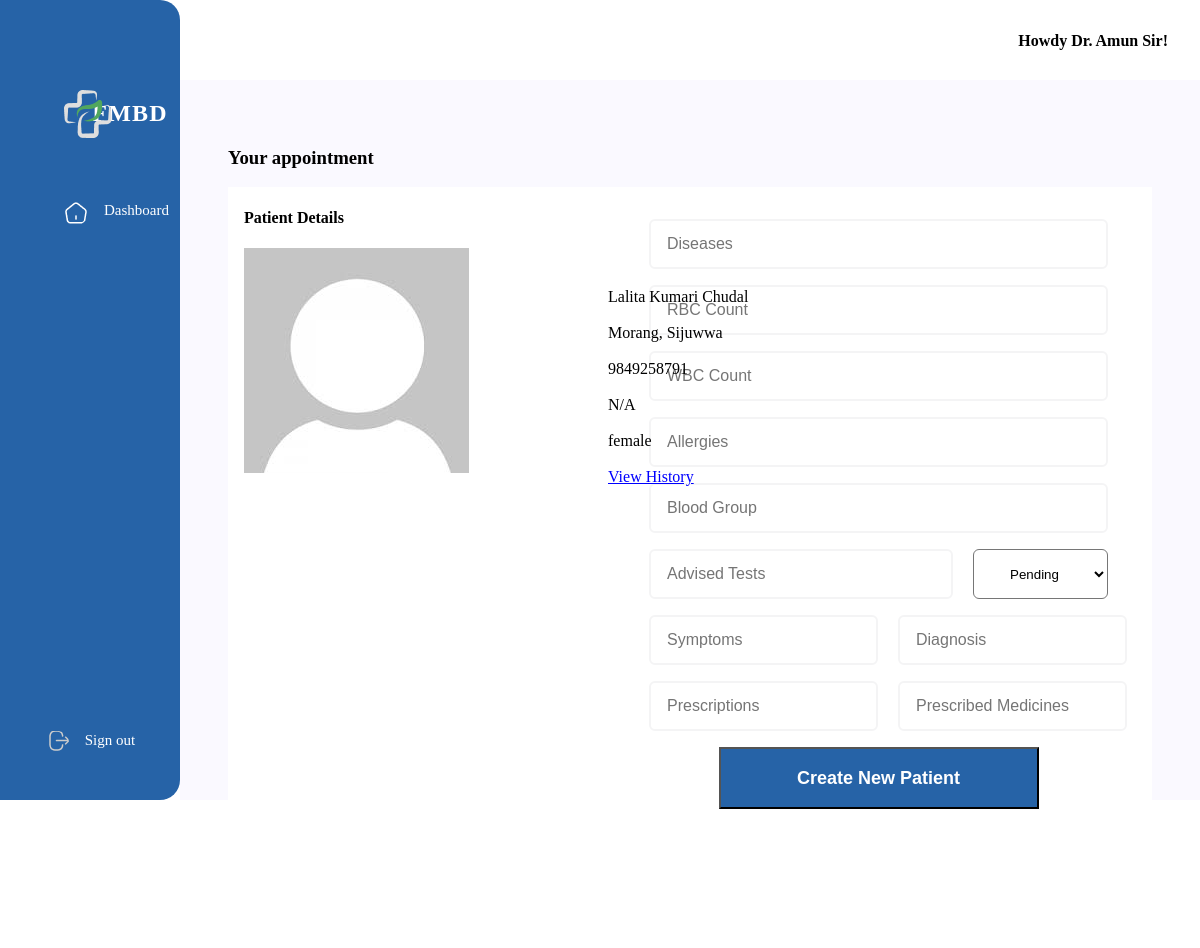
The app's page /users/doctor/index.php (signed in) with its own data.
### tables this page shows
CREATE TABLE `patient_details` (
  `id` bigint(20) UNSIGNED NOT NULL,
  `created_at` timestamp NOT NULL DEFAULT current_timestamp(),
  `updated_at` timestamp NOT NULL DEFAULT current_timestamp(),
  `fingerprint_id` int(11) NOT NULL,
  `fname` varchar(255) DEFAULT NULL,
  `address` varchar(255) DEFAULT NULL,
  `email` varchar(255) DEFAULT NULL,
  `phone` varchar(255) DEFAULT NULL,
  `ephone` varchar(255) DEFAULT NULL,
  `relation` varchar(255) DEFAULT NULL,
  `gender` varchar(255) DEFAULT NULL,
  `dp` varchar(255) DEFAULT NULL,
  `dob` date DEFAULT NULL
);

### users/doctor/index.php (the view, shortened to what this page needs)
<html lang="en">
<head>
    <?php require "./header.php"; ?>
</head>
<body>
    <div class="container">
        <div class="body-section">
            <h3>Your appointment</h3>
            <?php
            $user_id = $_SESSION['userInfo']['id'];
            $stmt = $conn->query("SELECT patient_id from appointments WHERE user_id = $user_id ORDER BY created_at DESC");
            $stmt->execute();
            $patientId = $stmt->fetch();
            if($stmt->rowCount() < 0){
                echo "No appointments scheduled now!";
            }else {
                $id = $patientId['patient_id']??0;
            $stmt1 = $conn->query("SELECT *, TIMESTAMPDIFF(YEAR, dob, CURDATE()) as age from patient_details WHERE id=$id");
            $stmt1->execute();
            $patientDetails = $stmt1->fetch();
            ?>
            <div class="view-section">
                <div class="patient-details">
                    <h4>Patient Details</h4>
                    <div style="position: relative">
                        <img src="../img/defUser.jpeg">
                        <p class="details">
                            <span><?= $patientDetails['fname']??'N/A' ?></span><br><br>
                            <span><?= $patientDetails['address']??'N/A' ?></span><br><br>
                            <span><?= $patientDetails['phone']??'N/A' ?></span><br><br>
                            <span><?= $patientDetails['age']??'N/A' ?></span><br><br>
                            <span><?= $patientDetails['gender']??'N/A' ?></span><br><br>
                            <a style="color: blue; text-decoration: underline;" href="patient-history.php?pid=<?= $patientDetails['id']??0 ?>">View History</a>
                        </p>
                    </div>
                </div>
                <div class="register-details">
                    <form method="POST" action="index.php">
                        <input type="text" name="diseases" placeholder="Diseases" required>
                        <input type="text" name="rbc_count" placeholder="RBC Count" required>
                        <input type="text" name="wbc_count" placeholder="WBC Count" required>
                        <input type="text" name="allergies" placeholder="Allergies" required>
                        <input type="text" placeholder="Blood Group" name="blood_group" required>
                        <div class="two-columns">
                            <input type="text" name="advised_tests" placeholder="Advised Tests" required>
                            <select name="test_status" required>
                                <option value="parents">Pending</option>
                            </select>
                        </div>
                        <div class="two-columns">
                            <input type="text" name="symptoms" placeholder="Symptoms" required>
                            <input type="text" name="diagnosis" placeholder="Diagnosis" required>
                        </div>
                        <div class="two-columns">
                            <input type="text" name="prescriptions" placeholder="Prescriptions" required>
                            <input type="text" name="prescribed_medicines" placeholder="Prescribed Medicines" required>
                        </div>
                        <button type="submit" class="display-block-center">Create New Patient</button>
                    </form>
                </div>
            </div>
            <?php
            }
            ?>
        </div>
    </div>
    </div>
</body>
</html>

### css/dashboard.css (style rules this page uses)
.body-section { background-color: #faf9ff; padding: 3rem; height: 78vh; }
.body-section p { margin-top: -1rem; }

### css/sidebar.css (style rules this page uses)
body { margin: 0; }
a { color: white; text-decoration: none; }

### css/style.css (style rules this page uses)
:root { --background-color: #faf9ff; }
.container { display: flex; }
button { background-color: #2663a7; width: 320px; height: 62px; color: white; font-weight: 900; font-size: 18px; }
.display-block-center { display: block; margin: 1rem auto; }
.view-section { display: grid; grid-template-columns: repeat(2, 1fr); width: 100%; background-color: white; }
.patient-details { padding-left: 1rem; position: relative; }
.details { position: fixed; top: 19rem; left: 38rem; }
.register-details { padding-top: 1rem; width: 547px; height: 745px; background: #ffffff; border-radius: 20px; margin: 0 auto; }
.register-details form input { display: block; margin: 1rem auto; width: 459px; height: 50px; font-weight: 500; font-size: 16px; border-radius: 6px; border: 2px solid #f4f4f5; padding-left: 1rem; color: #a3a0a1; }
.two-columns { display: flex; justify-content: space-between; width: 459px; height: 50px; align-items: center; margin: 1rem auto; gap: 20px; }
.two-columns select { height: 50px; border-radius: 6px; background-color: white; width: 135px; padding: 0 2rem 0 2rem; }

### records on screen
patient_details: fname "Lalita Kumari Chudal", address "Morang, Sijuwwa", phone "9849258791", gender "female"

### other values on screen
$link['title'] "Dashboard"
$_SESSION['userInfo']['name'] "Dr. Amun Sir"
$patientDetails['age'] "N/A"
